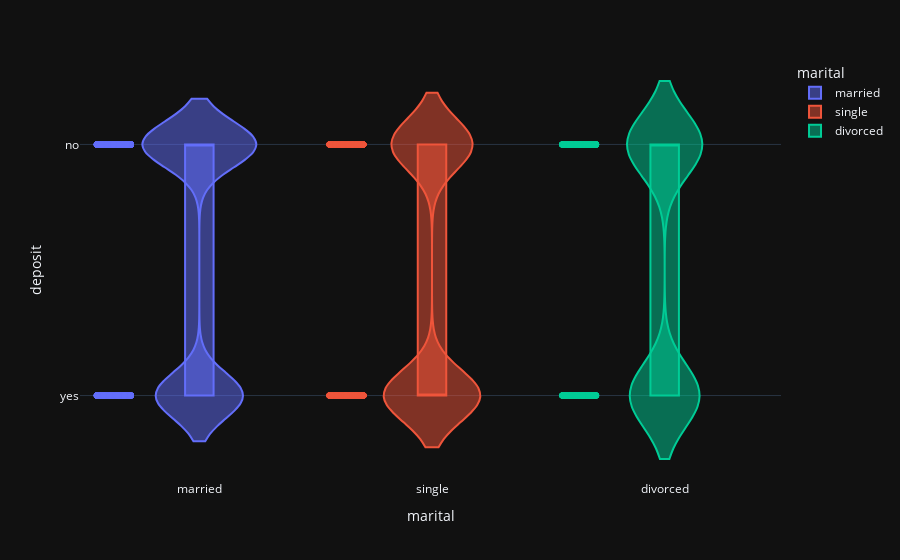

The notebook cell saved with this chart:
### Code cell
fig = px.violin(df,
    x='marital',
    y='deposit',
    color='marital',
    box=True,
    points='all',
    template='plotly_dark'
)
fig.show()

### Figure 1 — Plotly figure (JSON) as saved in the notebook; plotly's stock layout.template omitted (floating-point values rounded to 4 significant figures; data arrays with more than 128 entries replaced by an {"elided": "..."} marker saying what was removed)
{"data": [{"alignmentgroup": "True", "box": {"visible": true}, "hovertemplate": "marital=%{x}<br>deposit=%{y}<extra></extra>", "legendgroup": "married", "marker": {"color": "#636efa"}, "name": "married", "offsetgroup": "married", "orientation": "v", "points": "all", "scalegroup": "True", "showlegend": true, "type": "violin", "x": {"elided": "6351 str values"}, "x0": " ", "xaxis": "x", "y": {"elided": "6351 str values"}, "y0": " ", "yaxis": "y"}, {"alignmentgroup": "True", "box": {"visible": true}, "hovertemplate": "marital=%{x}<br>deposit=%{y}<extra></extra>", "legendgroup": "single", "marker": {"color": "#EF553B"}, "name": "single", "offsetgroup": "single", "orientation": "v", "points": "all", "scalegroup": "True", "showlegend": true, "type": "violin", "x": {"elided": "3518 str values"}, "x0": " ", "xaxis": "x", "y": {"elided": "3518 str values"}, "y0": " ", "yaxis": "y"}, {"alignmentgroup": "True", "box": {"visible": true}, "hovertemplate": "marital=%{x}<br>deposit=%{y}<extra></extra>", "legendgroup": "divorced", "marker": {"color": "#00cc96"}, "name": "divorced", "offsetgroup": "divorced", "orientation": "v", "points": "all", "scalegroup": "True", "showlegend": true, "type": "violin", "x": {"elided": "1293 str values"}, "x0": " ", "xaxis": "x", "y": {"elided": "1293 str values"}, "y0": " ", "yaxis": "y"}], "layout": {"legend": {"title": {"text": "marital"}, "tracegroupgap": 0}, "margin": {"t": 60}, "violinmode": "overlay", "xaxis": {"anchor": "y", "categoryarray": ["married", "single", "divorced"], "categoryorder": "array", "domain": [0, 1], "title": {"text": "marital"}}, "yaxis": {"anchor": "x", "domain": [0, 1], "title": {"text": "deposit"}}}}
